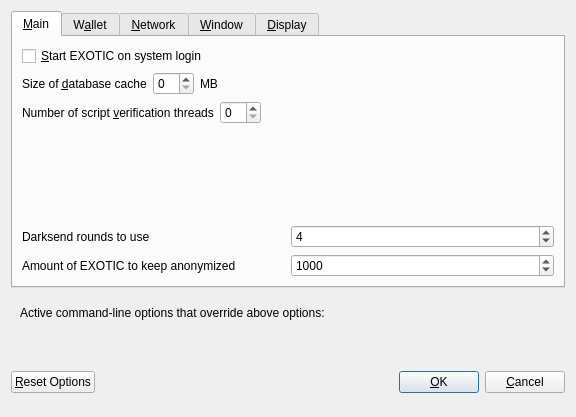
<?xml version="1.0" encoding="UTF-8"?>
<ui version="4.0">
 <class>OptionsDialog</class>
 <widget class="QDialog" name="OptionsDialog">
  <property name="geometry">
   <rect>
    <x>0</x>
    <y>0</y>
    <width>576</width>
    <height>417</height>
   </rect>
  </property>
  <property name="windowTitle">
   <string>Options</string>
  </property>
  <property name="modal">
   <bool>true</bool>
  </property>
  <layout class="QVBoxLayout" name="verticalLayout">
   <item>
    <widget class="QTabWidget" name="tabWidget">
     <property name="currentIndex">
      <number>0</number>
     </property>
     <widget class="QWidget" name="tabMain">
      <attribute name="title">
       <string>&amp;Main</string>
      </attribute>
      <layout class="QVBoxLayout" name="verticalLayout_Main">
       <item>
        <widget class="QCheckBox" name="bitcoinAtStartup">
         <property name="toolTip">
          <string>Automatically start EXOTIC after logging in to the system.</string>
         </property>
         <property name="text">
          <string>&amp;Start EXOTIC on system login</string>
         </property>
        </widget>
       </item>
       <item>
        <layout class="QHBoxLayout" name="horizontalLayout_2_Main">
         <item>
          <widget class="QLabel" name="databaseCacheLabel">
           <property name="text">
            <string>Size of &amp;database cache</string>
           </property>
           <property name="textFormat">
            <enum>Qt::PlainText</enum>
           </property>
           <property name="buddy">
            <cstring>databaseCache</cstring>
           </property>
          </widget>
         </item>
         <item>
          <widget class="QSpinBox" name="databaseCache"/>
         </item>
         <item>
          <widget class="QLabel" name="databaseCacheUnitLabel">
           <property name="text">
            <string>MB</string>
           </property>
           <property name="textFormat">
            <enum>Qt::PlainText</enum>
           </property>
          </widget>
         </item>
         <item>
          <spacer name="horizontalSpacer_2_Main">
           <property name="orientation">
            <enum>Qt::Horizontal</enum>
           </property>
           <property name="sizeHint" stdset="0">
            <size>
             <width>40</width>
             <height>20</height>
            </size>
           </property>
          </spacer>
         </item>
        </layout>
       </item>
       <item>
        <layout class="QHBoxLayout" name="horizontalLayout_3_Main">
         <item>
          <widget class="QLabel" name="threadsScriptVerifLabel">
           <property name="text">
            <string>Number of script &amp;verification threads</string>
           </property>
           <property name="textFormat">
            <enum>Qt::PlainText</enum>
           </property>
           <property name="buddy">
            <cstring>threadsScriptVerif</cstring>
           </property>
          </widget>
         </item>
         <item>
          <widget class="QSpinBox" name="threadsScriptVerif">
           <property name="toolTip">
            <string>(0 = auto, &lt;0 = leave that many cores free)</string>
           </property>
          </widget>
         </item>
         <item>
          <spacer name="horizontalSpacer_3_Main">
           <property name="orientation">
            <enum>Qt::Horizontal</enum>
           </property>
           <property name="sizeHint" stdset="0">
            <size>
             <width>40</width>
             <height>20</height>
            </size>
           </property>
          </spacer>
         </item>
        </layout>
       </item>
       <item>
        <spacer name="verticalSpacer_Main">
         <property name="orientation">
          <enum>Qt::Vertical</enum>
         </property>
         <property name="sizeHint" stdset="0">
          <size>
           <width>20</width>
           <height>40</height>
          </size>
         </property>
        </spacer>
       </item>
       <item>
        <layout class="QHBoxLayout" name="horizontalLayout_4_Main">
         <item>
          <widget class="QLabel" name="label">
           <property name="toolTip">
            <string>This setting determines the amount of individual masternodes that an input will be anonymized through.&lt;br/&gt;More rounds of anonymization gives a higher degree of privacy, but also costs more in fees.</string>
           </property>
           <property name="text">
            <string>Darksend rounds to use</string>
           </property>
          </widget>
         </item>
         <item>
          <widget class="QSpinBox" name="DarksendRounds">
           <property name="minimum">
            <number>2</number>
           </property>
           <property name="maximum">
            <number>8</number>
           </property>
           <property name="value">
            <number>4</number>
           </property>
          </widget>
         </item>
        </layout>
       </item>
       <item>
        <layout class="QHBoxLayout" name="horizontalLayout">
         <item>
          <widget class="QLabel" name="label_2">
           <property name="toolTip">
            <string>This amount acts as a threshold to turn off Darksend once it's reached.</string>
           </property>
           <property name="statusTip">
            <string notr="true"/>
           </property>
           <property name="whatsThis">
            <string notr="true"/>
           </property>
           <property name="accessibleName">
            <string notr="true"/>
           </property>
           <property name="accessibleDescription">
            <string notr="true"/>
           </property>
           <property name="text">
            <string>Amount of EXOTIC to keep anonymized</string>
           </property>
          </widget>
         </item>
         <item>
          <widget class="QSpinBox" name="anonymizeEXOTIC">
           <property name="minimum">
            <number>100</number>
           </property>
           <property name="maximum">
            <number>100000</number>
           </property>
           <property name="singleStep">
            <number>100</number>
           </property>
           <property name="value">
            <number>1000</number>
           </property>
          </widget>
         </item>
        </layout>
       </item>
      </layout>
     </widget>
     <widget class="QWidget" name="tabWallet">
      <attribute name="title">
       <string>W&amp;allet</string>
      </attribute>
      <layout class="QVBoxLayout" name="verticalLayout_Wallet">
       <item>
        <widget class="QGroupBox" name="groupBox">
         <property name="title">
          <string>Expert</string>
         </property>
         <layout class="QVBoxLayout" name="verticalLayout_2">
          <item>
           <widget class="QCheckBox" name="coinControlFeatures">
            <property name="toolTip">
             <string>Whether to show coin control features or not.</string>
            </property>
            <property name="text">
             <string>Enable coin &amp;control features</string>
            </property>
           </widget>
          </item>
          <item>
           <widget class="QCheckBox" name="showMasternodesTab">
            <property name="toolTip">
             <string>Show additional tab listing all your masternodes in first sub-tab&lt;br/&gt;and all masternodes on the network in second sub-tab.</string>
            </property>
            <property name="text">
             <string>Show Masternodes Tab</string>
            </property>
           </widget>
          </item>
          <item>
           <widget class="QCheckBox" name="spendZeroConfChange">
            <property name="toolTip">
             <string>If you disable the spending of unconfirmed change, the change from a transaction&lt;br/&gt;cannot be used until that transaction has at least one confirmation.&lt;br/&gt;This also affects how your balance is computed.</string>
            </property>
            <property name="text">
             <string>&amp;Spend unconfirmed change</string>
            </property>
           </widget>
          </item>
         </layout>
        </widget>
       </item>
       <item>
        <spacer name="verticalSpacer_Wallet">
         <property name="orientation">
          <enum>Qt::Vertical</enum>
         </property>
         <property name="sizeHint" stdset="0">
          <size>
           <width>20</width>
           <height>40</height>
          </size>
         </property>
        </spacer>
       </item>
      </layout>
     </widget>
     <widget class="QWidget" name="tabNetwork">
      <attribute name="title">
       <string>&amp;Network</string>
      </attribute>
      <layout class="QVBoxLayout" name="verticalLayout_Network">
       <item>
        <widget class="QCheckBox" name="mapPortUpnp">
         <property name="toolTip">
          <string>Automatically open the EXOTIC client port on the router. This only works when your router supports UPnP and it is enabled.</string>
         </property>
         <property name="text">
          <string>Map port using &amp;UPnP</string>
         </property>
        </widget>
       </item>
       <item>
        <widget class="QCheckBox" name="allowIncoming">
         <property name="toolTip">
          <string>Accept connections from outside</string>
         </property>
         <property name="text">
          <string>Allow incoming connections</string>
         </property>
        </widget>
       </item>
       <item>
        <widget class="QCheckBox" name="connectSocks">
         <property name="toolTip">
          <string>Connect to the EXOTIC network through a SOCKS5 proxy.</string>
         </property>
         <property name="text">
          <string>&amp;Connect through SOCKS5 proxy (default proxy):</string>
         </property>
        </widget>
       </item>
       <item>
        <layout class="QHBoxLayout" name="horizontalLayout_1_Network">
         <item>
          <widget class="QLabel" name="proxyIpLabel">
           <property name="text">
            <string>Proxy &amp;IP:</string>
           </property>
           <property name="textFormat">
            <enum>Qt::PlainText</enum>
           </property>
           <property name="buddy">
            <cstring>proxyIp</cstring>
           </property>
          </widget>
         </item>
         <item>
          <widget class="QValidatedLineEdit" name="proxyIp">
           <property name="minimumSize">
            <size>
             <width>140</width>
             <height>0</height>
            </size>
           </property>
           <property name="maximumSize">
            <size>
             <width>140</width>
             <height>16777215</height>
            </size>
           </property>
           <property name="toolTip">
            <string>IP address of the proxy (e.g. IPv4: 127.0.0.1 / IPv6: ::1)</string>
           </property>
          </widget>
         </item>
         <item>
          <widget class="QLabel" name="proxyPortLabel">
           <property name="text">
            <string>&amp;Port:</string>
           </property>
           <property name="textFormat">
            <enum>Qt::PlainText</enum>
           </property>
           <property name="buddy">
            <cstring>proxyPort</cstring>
           </property>
          </widget>
         </item>
         <item>
          <widget class="QLineEdit" name="proxyPort">
           <property name="minimumSize">
            <size>
             <width>55</width>
             <height>0</height>
            </size>
           </property>
           <property name="maximumSize">
            <size>
             <width>55</width>
             <height>16777215</height>
            </size>
           </property>
           <property name="toolTip">
            <string>Port of the proxy (e.g. 9050)</string>
           </property>
          </widget>
         </item>
         <item>
          <spacer name="horizontalSpacer_1_Network">
           <property name="orientation">
            <enum>Qt::Horizontal</enum>
           </property>
           <property name="sizeHint" stdset="0">
            <size>
             <width>40</width>
             <height>20</height>
            </size>
           </property>
          </spacer>
         </item>
        </layout>
       </item>
       <item>
        <spacer name="verticalSpacer_Network">
         <property name="orientation">
          <enum>Qt::Vertical</enum>
         </property>
         <property name="sizeHint" stdset="0">
          <size>
           <width>20</width>
           <height>40</height>
          </size>
         </property>
        </spacer>
       </item>
      </layout>
     </widget>
     <widget class="QWidget" name="tabWindow">
      <attribute name="title">
       <string>&amp;Window</string>
      </attribute>
      <layout class="QVBoxLayout" name="verticalLayout_Window">
       <item>
        <widget class="QCheckBox" name="minimizeToTray">
         <property name="toolTip">
          <string>Show only a tray icon after minimizing the window.</string>
         </property>
         <property name="text">
          <string>&amp;Minimize to the tray instead of the taskbar</string>
         </property>
        </widget>
       </item>
       <item>
        <widget class="QCheckBox" name="minimizeOnClose">
         <property name="toolTip">
          <string>Minimize instead of exit the application when the window is closed. When this option is enabled, the application will be closed only after selecting Quit in the menu.</string>
         </property>
         <property name="text">
          <string>M&amp;inimize on close</string>
         </property>
        </widget>
       </item>
       <item>
        <spacer name="verticalSpacer_Window">
         <property name="orientation">
          <enum>Qt::Vertical</enum>
         </property>
         <property name="sizeHint" stdset="0">
          <size>
           <width>20</width>
           <height>40</height>
          </size>
         </property>
        </spacer>
       </item>
      </layout>
     </widget>
     <widget class="QWidget" name="tabDisplay">
      <attribute name="title">
       <string>&amp;Display</string>
      </attribute>
      <layout class="QVBoxLayout" name="verticalLayout_Display">
       <item>
        <layout class="QHBoxLayout" name="horizontalLayout_1_Display">
         <item>
          <widget class="QLabel" name="langLabel">
           <property name="text">
            <string>User Interface &amp;language:</string>
           </property>
           <property name="textFormat">
            <enum>Qt::PlainText</enum>
           </property>
           <property name="buddy">
            <cstring>lang</cstring>
           </property>
          </widget>
         </item>
         <item>
          <widget class="QValueComboBox" name="lang">
           <property name="toolTip">
            <string>The user interface language can be set here. This setting will take effect after restarting EXOTIC.</string>
           </property>
          </widget>
         </item>
        </layout>
       </item>
       <item>
        <widget class="QLabel" name="label_3">
         <property name="toolTip">
          <string notr="true"/>
         </property>
         <property name="statusTip">
          <string notr="true"/>
         </property>
         <property name="whatsThis">
          <string notr="true"/>
         </property>
         <property name="accessibleName">
          <string notr="true"/>
         </property>
         <property name="text">
          <string>Language missing or translation incomplete? Help contributing translations here:
https://www.transifex.com/exotic-project/exotic-project-translations</string>
         </property>
         <property name="wordWrap">
          <bool>true</bool>
         </property>
         <property name="openExternalLinks">
          <bool>true</bool>
         </property>
         <property name="textInteractionFlags">
          <set>Qt::TextBrowserInteraction</set>
         </property>
        </widget>
       </item>
       <item>
        <layout class="QHBoxLayout" name="horizontalLayout_4_Display" stretch="0,0">
         <item>
          <widget class="QLabel" name="themeLabel">
           <property name="text">
            <string>User Interface Theme:</string>
           </property>
          </widget>
         </item>
         <item>
          <widget class="QValueComboBox" name="theme"/>
         </item>
        </layout>
       </item>
       <item>
        <widget class="Line" name="line">
         <property name="orientation">
          <enum>Qt::Horizontal</enum>
         </property>
        </widget>
       </item>
       <item>
        <layout class="QHBoxLayout" name="horizontalLayout_2_Display">
         <item>
          <widget class="QLabel" name="unitLabel">
           <property name="text">
            <string>&amp;Unit to show amounts in:</string>
           </property>
           <property name="textFormat">
            <enum>Qt::PlainText</enum>
           </property>
           <property name="buddy">
            <cstring>unit</cstring>
           </property>
          </widget>
         </item>
         <item>
          <widget class="QValueComboBox" name="unit">
           <property name="toolTip">
            <string>Choose the default subdivision unit to show in the interface and when sending coins.</string>
           </property>
          </widget>
         </item>
        </layout>
       </item>
       <item>
        <layout class="QHBoxLayout" name="horizontalLayout_5_Display">
         <item>
          <widget class="QLabel" name="digitsLabel">
           <property name="text">
            <string>Decimal digits</string>
           </property>
          </widget>
         </item>
         <item>
          <widget class="QValueComboBox" name="digits"/>
         </item>
        </layout>
       </item>
       <item>
        <layout class="QHBoxLayout" name="horizontalLayout_3_Display">
         <item>
          <widget class="QLabel" name="thirdPartyTxUrlsLabel">
           <property name="toolTip">
            <string>Third party URLs (e.g. a block explorer) that appear in the transactions tab as context menu items. %s in the URL is replaced by transaction hash. Multiple URLs are separated by vertical bar |.</string>
           </property>
           <property name="text">
            <string>Third party transaction URLs</string>
           </property>
           <property name="buddy">
            <cstring>thirdPartyTxUrls</cstring>
           </property>
          </widget>
         </item>
         <item>
          <widget class="QLineEdit" name="thirdPartyTxUrls">
           <property name="toolTip">
            <string>Third party URLs (e.g. a block explorer) that appear in the transactions tab as context menu items. %s in the URL is replaced by transaction hash. Multiple URLs are separated by vertical bar |.</string>
           </property>
          </widget>
         </item>
        </layout>
       </item>
       <item>
        <spacer name="verticalSpacer">
         <property name="orientation">
          <enum>Qt::Vertical</enum>
         </property>
         <property name="sizeHint" stdset="0">
          <size>
           <width>20</width>
           <height>40</height>
          </size>
         </property>
        </spacer>
       </item>
      </layout>
     </widget>
    </widget>
   </item>
   <item>
    <widget class="QFrame" name="frame">
     <layout class="QVBoxLayout" name="verticalLayout_Bottom">
      <item>
       <layout class="QHBoxLayout" name="horizontalLayout_Bottom">
        <item>
         <widget class="QLabel" name="overriddenByCommandLineInfoLabel">
          <property name="text">
           <string>Active command-line options that override above options:</string>
          </property>
          <property name="textFormat">
           <enum>Qt::PlainText</enum>
          </property>
         </widget>
        </item>
        <item>
         <spacer name="horizontalSpacer_Bottom">
          <property name="orientation">
           <enum>Qt::Horizontal</enum>
          </property>
          <property name="sizeHint" stdset="0">
           <size>
            <width>40</width>
            <height>20</height>
           </size>
          </property>
         </spacer>
        </item>
       </layout>
      </item>
      <item>
       <widget class="QLabel" name="overriddenByCommandLineLabel">
        <property name="text">
         <string/>
        </property>
        <property name="textFormat">
         <enum>Qt::PlainText</enum>
        </property>
        <property name="wordWrap">
         <bool>true</bool>
        </property>
       </widget>
      </item>
     </layout>
    </widget>
   </item>
   <item>
    <layout class="QHBoxLayout" name="horizontalLayout_Buttons">
     <item>
      <widget class="QPushButton" name="resetButton">
       <property name="toolTip">
        <string>Reset all client options to default.</string>
       </property>
       <property name="text">
        <string>&amp;Reset Options</string>
       </property>
       <property name="autoDefault">
        <bool>false</bool>
       </property>
      </widget>
     </item>
     <item>
      <spacer name="horizontalSpacer_1">
       <property name="orientation">
        <enum>Qt::Horizontal</enum>
       </property>
       <property name="sizeHint" stdset="0">
        <size>
         <width>40</width>
         <height>48</height>
        </size>
       </property>
      </spacer>
     </item>
     <item>
      <widget class="QLabel" name="statusLabel">
       <property name="minimumSize">
        <size>
         <width>200</width>
         <height>0</height>
        </size>
       </property>
       <property name="font">
        <font>
         <weight>75</weight>
         <bold>true</bold>
        </font>
       </property>
       <property name="text">
        <string/>
       </property>
       <property name="textFormat">
        <enum>Qt::PlainText</enum>
       </property>
       <property name="wordWrap">
        <bool>true</bool>
       </property>
      </widget>
     </item>
     <item>
      <spacer name="horizontalSpacer_2">
       <property name="orientation">
        <enum>Qt::Horizontal</enum>
       </property>
       <property name="sizeHint" stdset="0">
        <size>
         <width>40</width>
         <height>48</height>
        </size>
       </property>
      </spacer>
     </item>
     <item>
      <widget class="QPushButton" name="okButton">
       <property name="text">
        <string>&amp;OK</string>
       </property>
       <property name="autoDefault">
        <bool>false</bool>
       </property>
       <property name="default">
        <bool>true</bool>
       </property>
      </widget>
     </item>
     <item>
      <widget class="QPushButton" name="cancelButton">
       <property name="text">
        <string>&amp;Cancel</string>
       </property>
       <property name="autoDefault">
        <bool>false</bool>
       </property>
      </widget>
     </item>
    </layout>
   </item>
  </layout>
 </widget>
 <customwidgets>
  <customwidget>
   <class>QValidatedLineEdit</class>
   <extends>QLineEdit</extends>
   <header>qvalidatedlineedit.h</header>
  </customwidget>
  <customwidget>
   <class>QValueComboBox</class>
   <extends>QComboBox</extends>
   <header>qvaluecombobox.h</header>
  </customwidget>
 </customwidgets>
 <resources/>
 <connections/>
</ui>
